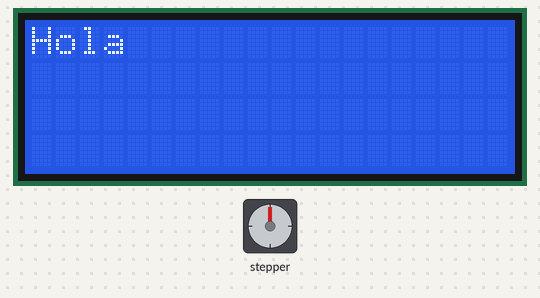
Recording of a sketch running on a simulated Arduino Uno, built with avr-gcc and run on an emulated ATmega328P. Shown: 20×4 character LCD, stepper motor. Stepper angles assume 200 steps per turn.

Above: at 0.22 s.
At 10.27 s:
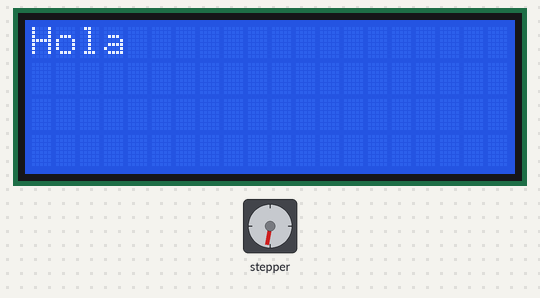
At 20.02 s:
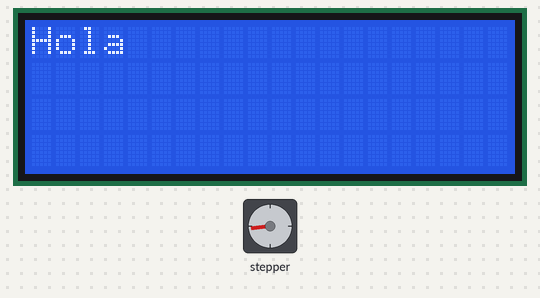
At 39.82 s:
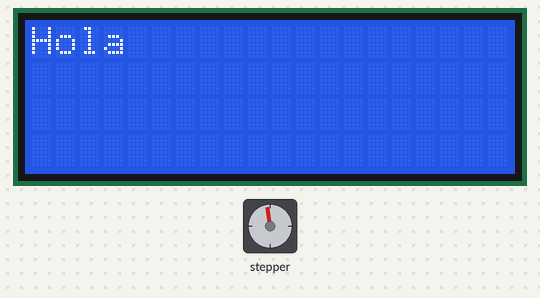
Timing chart, 0 to 40.0 s (numbered marks = the images above):
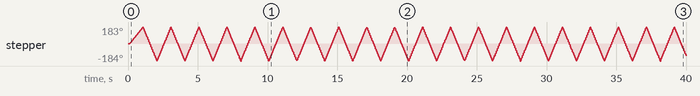

The sketch:

accelstepper1_display.ino
```cpp
#define STEPPER_SPEED_DEFAULT 200

 #include <AccelStepper.h>
 #include <LiquidCrystal_I2C.h>
 AccelStepper stepper(
  1,
  6,
  7);


unsigned long cycle_time;
unsigned long change_time;
float _stepperSpeed;

 int pos=1000;

 LiquidCrystal_I2C lcd(0x3F, 20, 4);

void setup()
{

  //LUCIANO-------------
  lcd.begin();
  //lcd.backlight();
  lcd.clear();
  lcd.setCursor(0, 0);

  Serial.begin(9600);
  cycle_time=1000;

    stepper.setMaxSpeed(STEPPER_SPEED_DEFAULT);
 stepper.setSpeed(STEPPER_SPEED_DEFAULT);
 stepper.moveTo(pos);
  stepper.setAcceleration(1000);

change_time=millis();
}

  // Note 2: It is also assumed that your stepper driver board is
  // configured for 1x microstepping.

void loop()
{
    lcd.setCursor(0,0);
    lcd.print("Hola");

//stepper1.distanceToGo() == 0){
if ( (millis ()-change_time) > cycle_time){
  change_time=millis();
	stepper.setMaxSpeed(1000);
	pos=-pos;
  stepper.setSpeed(pos*1);
	stepper.moveTo(pos);
}
	//stepper.move(200);
	stepper.run();
 //stepper1.currentPosition


}
```
